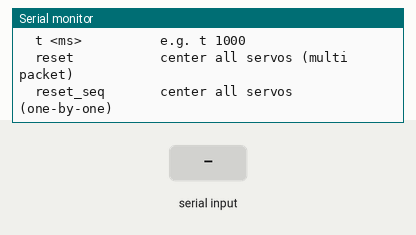
Recording of a sketch running on a simulated ESP32. Parts: the last lines printed to the serial monitor. The test bench sets the inputs (shaded band).

Above: at 2.9 s.
3.0 s: "reset 1\n" received over Serial
At 3.3 s:
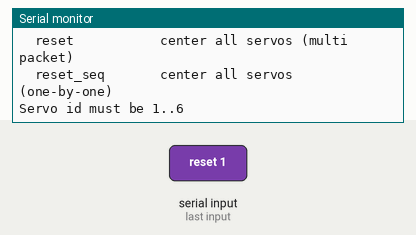
4.5 s: "reset\n" received over Serial
At 5.7 s:
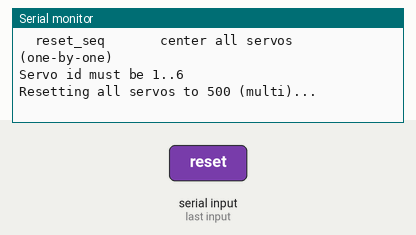
6.0 s: "reset_seq\n" received over Serial
At 6.9 s:
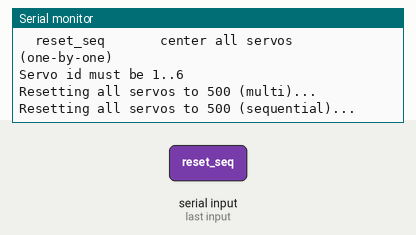

Measured:
- after the input at 3.0 s, the serial monitor: prints a new line at once (image 1)
- after the input at 4.5 s, the serial monitor: prints a new line at once (image 2)
- after the input at 6.0 s, the serial monitor: prints a new line at once (image 3)

The sketch:

robotarmthing.ino
```cpp
#include <Arduino.h>
HardwareSerial armSerial(1);

static const int ARM_RX = 16;
static const int ARM_TX = 17;

static uint16_t moveTime = 800;

// Protocol: 55 55 LEN CMD COUNT TIME_L TIME_H [ID POS_L POS_H]...
// Where LEN = total bytes from LEN through end (INCLUDING LEN itself).
// For count=1: LEN = 5 + 3*1 = 8  (matches your working packet)
void sendMultiMove(uint8_t count, const uint8_t* ids, const uint16_t* positions) {
  if (count == 0 || count > 6) return;

  uint8_t len = (uint8_t)(5 + 3 * count);

  uint8_t frame[2 + 1 + 1 + 1 + 2 + 6 * 3]; // header + max payload
  int idx = 0;

  frame[idx++] = 0x55;
  frame[idx++] = 0x55;
  frame[idx++] = len;
  frame[idx++] = 0x03;       // move command
  frame[idx++] = count;
  frame[idx++] = (uint8_t)(moveTime & 0xFF);
  frame[idx++] = (uint8_t)((moveTime >> 8) & 0xFF);

  for (int i = 0; i < count; i++) {
    uint16_t pos = constrain((int)positions[i], 0, 1000);
    frame[idx++] = ids[i];
    frame[idx++] = (uint8_t)(pos & 0xFF);
    frame[idx++] = (uint8_t)((pos >> 8) & 0xFF);
  }

  armSerial.write(frame, idx);
}

void sendMove(uint8_t id, uint16_t pos) {
  uint8_t ids[1] = { id };
  uint16_t positions[1] = { pos };
  sendMultiMove(1, ids, positions);
}

String readLine() {
  static String buf;
  while (Serial.available()) {
    char c = (char)Serial.read();
    if (c == '\r') continue;
    if (c == '\n') {
      String out = buf;
      buf = "";
      out.trim();
      return out;
    }
    buf += c;
  }
  return "";
}

void resetAll() {
  uint8_t ids[6] = {1,2,3,4,5,6};
  uint16_t positions[6] = {500,500,500,500,500,500};
  Serial.println("Resetting all servos to 500 (multi)...");
  sendMultiMove(6, ids, positions);
}

void resetAllSequential() {
  Serial.println("Resetting all servos to 500 (sequential)...");
  for (uint8_t id = 1; id <= 6; id++) {
    sendMove(id, 500);
    delay(moveTime + 100);
  }
}

void setup() {
  Serial.begin(115200);
  delay(1500);

  armSerial.begin(9600, SERIAL_8N1, ARM_RX, ARM_TX);
  delay(200);

  Serial.println("\nLeArm Console Ready");
  Serial.println("Commands:");
  Serial.println("  <id> <pos>      e.g. 1 800   (pos 0..1000)");
  Serial.println("  t <ms>          e.g. t 1000");
  Serial.println("  reset           center all servos (multi packet)");
  Serial.println("  reset_seq       center all servos (one-by-one)");
}

void loop() {
  String line = readLine();
  if (line.length() == 0) return;

  if (line == "reset") {
    resetAll();
    return;
  }
  if (line == "reset_seq") {
    resetAllSequential();
    return;
  }
  if (line.startsWith("t ")) {
    int ms = line.substring(2).toInt();
    ms = constrain(ms, 0, 10000);
    moveTime = (uint16_t)ms;
    Serial.print("Move time set to ");
    Serial.println(moveTime);
    return;
  }

  int sp = line.indexOf(' ');
  if (sp < 0) {
    Serial.println("Bad format. Try: 1 800 or reset");
    return;
  }

  int id = line.substring(0, sp).toInt();
  int pos = line.substring(sp + 1).toInt();
  if (id < 1 || id > 6) {
    Serial.println("Servo id must be 1..6");
    return;
  }

  sendMove((uint8_t)id, (uint16_t)pos);
}
```
